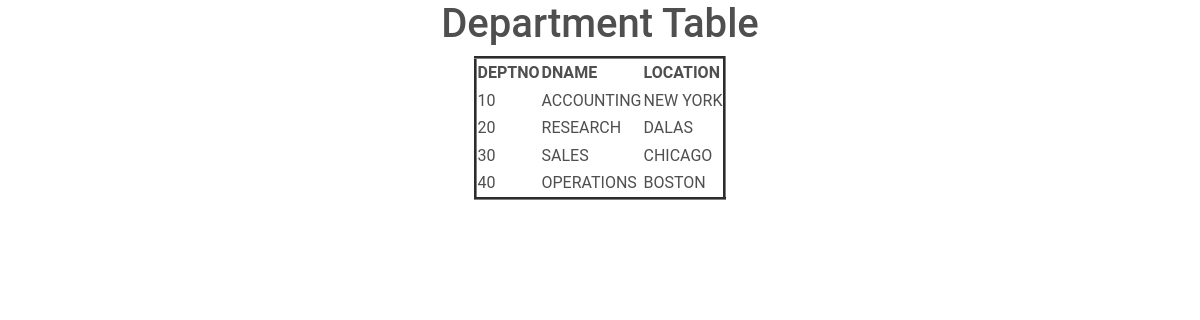
Page /Department/ on the committed database.
### app/models.py (models this page shows, shortened)
class DEPERTMENT_TABLE(models.Model):
    DEPTNO=models.IntegerField(primary_key=True)
    DNAME=models.CharField(max_length=100)
    LOCATION=models.CharField(max_length=100)

### app/views.py (the view)
# urls.py: path('Department/',Department,name='Department'),
def Department(request):
    DEPT=DEPERTMENT_TABLE.objects.all()
    d={'DEPT':DEPT}
    return render(request,'Department.html',d)

### templates/Department.html (shortened to what this page needs)
{% load static %}
<!DOCTYPE html>
<html lang="en">
<head>
    <link rel="stylesheet" href="{% static 'css/mdb.min.css' %}">
</head>
<body>
    <center>
        <h1>Department Table</h1>
        <table border="3px">
            <tr>
                <th>DEPTNO</th>
                <th>DNAME</th>
                <th>LOCATION</th>
            </tr>
        {% for i in DEPT %}
            <tr>
               <td>{{i.DEPTNO}}</td>
               <td>{{i.DNAME}}</td>
               <td>{{i.LOCATION}}</td>
            </tr>
        {% endfor %}
        </table>
    </center>
</body>
</html>

### rows in the picture
DEPERTMENT_TABLE: DEPTNO "10", DNAME "ACCOUNTING", LOCATION "NEW YORK"
DEPERTMENT_TABLE: DEPTNO "20", DNAME "RESEARCH", LOCATION "DALAS"
DEPERTMENT_TABLE: DEPTNO "30", DNAME "SALES", LOCATION "CHICAGO"
DEPERTMENT_TABLE: DEPTNO "40", DNAME "OPERATIONS", LOCATION "BOSTON"
